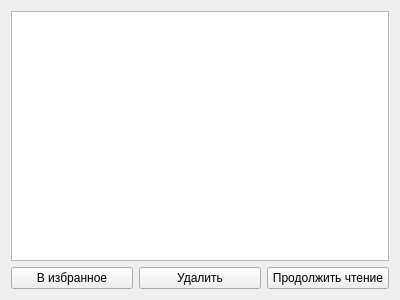
<?xml version="1.0" encoding="UTF-8"?>
<ui version="4.0">
 <class>Form</class>
 <widget class="QWidget" name="Form">
  <property name="geometry">
   <rect>
    <x>0</x>
    <y>0</y>
    <width>400</width>
    <height>300</height>
   </rect>
  </property>
  <property name="windowTitle">
   <string>В процессе</string>
  </property>
  <layout class="QGridLayout" name="gridLayout">
   <item row="1" column="0">
    <widget class="QPushButton" name="append4">
     <property name="text">
      <string>В избранное</string>
     </property>
    </widget>
   </item>
   <item row="1" column="2">
    <widget class="QPushButton" name="pushButton_3">
     <property name="text">
      <string>Продолжить чтение</string>
     </property>
    </widget>
   </item>
   <item row="1" column="1">
    <widget class="QPushButton" name="delete4">
     <property name="text">
      <string>Удалить</string>
     </property>
    </widget>
   </item>
   <item row="0" column="0" colspan="3">
    <widget class="QTableWidget" name="tableWidget"/>
   </item>
  </layout>
 </widget>
 <resources/>
 <connections/>
</ui>
